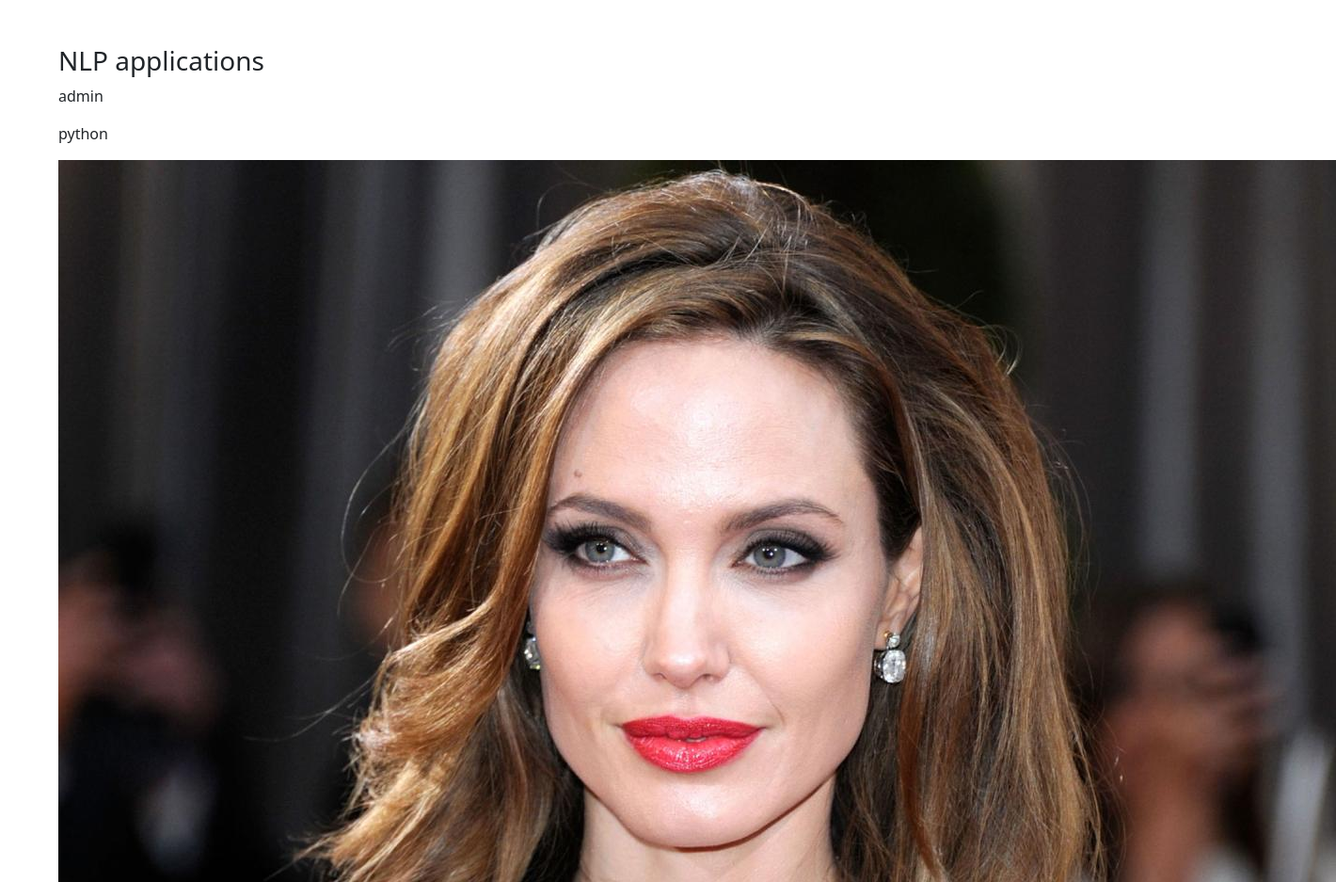
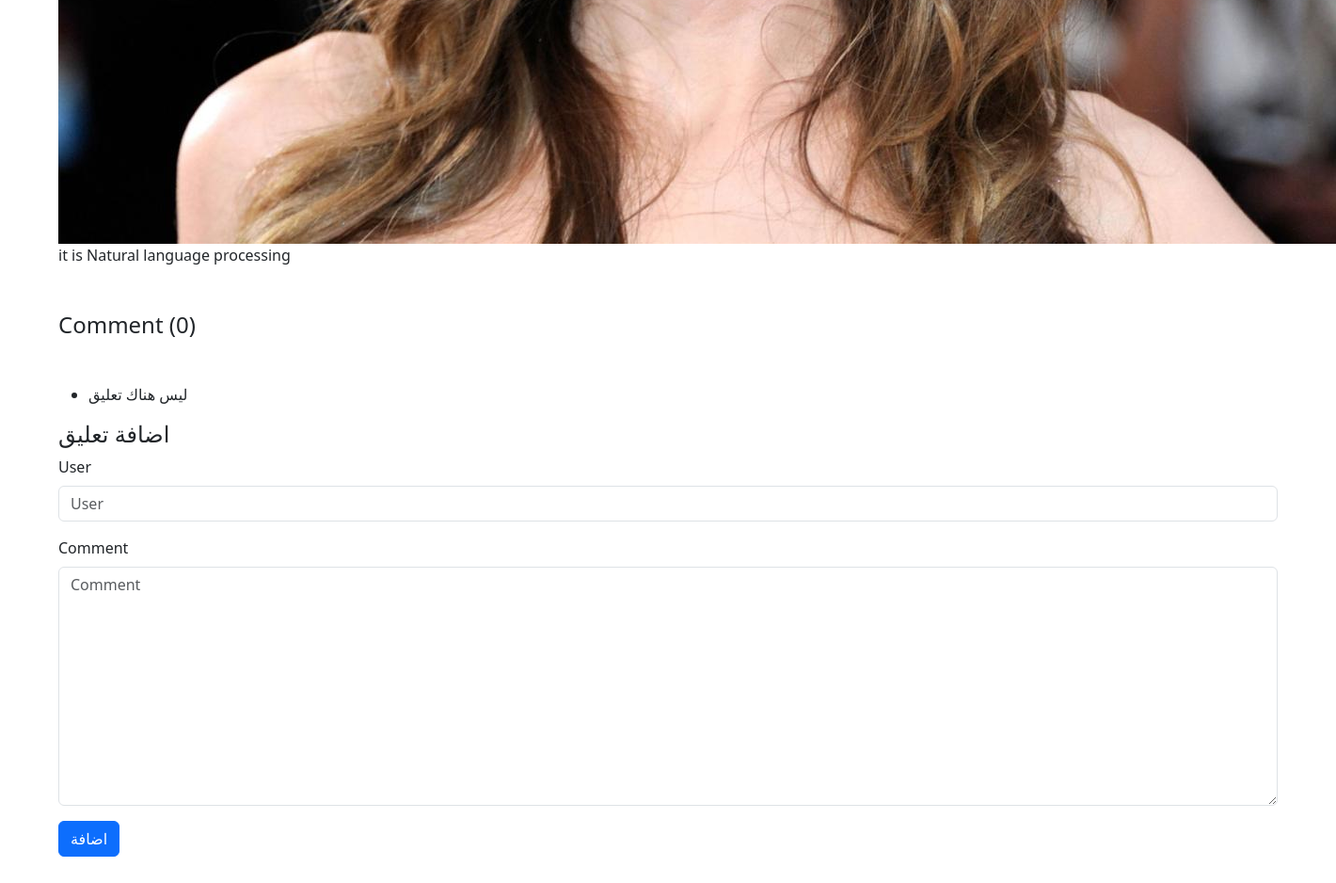
The page /posts/10 on the database its author committed (2 pictures, top to bottom).
### posts/models.py (models this page shows)
class Posts(models.Model):
    auther = models.ForeignKey(User,related_name='post_auther',on_delete=models.CASCADE)
    title = models.CharField(max_length=100)
    content = models.TextField(max_length=20000)
    draft = models.BooleanField(default=True)
    publish_date = models.DateTimeField(default=timezone.now)
    image = models.ImageField(upload_to='post')
    category = models.ForeignKey('Category',related_name='post_category',on_delete=models.SET_NULL,null=True)
    tags = TaggableManager()
    def __str__(self):
        return self.title

class Category(models.Model):
    name = models.CharField(max_length=100)
    def __str__(self):
        return self.name

### posts/views.py (the view)
# urls.py: path('posts/<int:pk>',post_detail),
def post_detail(request,pk):
    data = Posts.objects.get(id=pk )
    comments = Comment.objects.filter(post=data)
    if request.method == 'POST':
        form = CommentForm(request.POST)
        if form.is_valid():
            myform = form.save(commit=False)
            myform.post = data
            myform.save()
    else:
        form = CommentForm()
    context = {
        'post': data ,
        'comments': comments ,
        'form' : form
    }
    return render(request,'posts/posts_detail.html',context)

### posts/forms.py
class CommentForm(forms.ModelForm):
    class Meta:
        model = Comment
        fields = ['user','comment']

### posts/templates/posts/posts_detail.html (shortened to what this page needs)
{% load bootstrap5 %}
<!doctype html>
<html lang="en">
  <head>
    <link href="https://cdn.jsdelivr.net/npm/bootstrap@5.3.2/dist/css/bootstrap.min.css" rel="stylesheet">
  </head>
  <body>
<div class="container my-5">
    <div>
        <h3> {{post}}</h3>
        <p> {{post.auther}} </p>
        <p> {{post.category}} </p>
        <img src="{{post.image.url}}" alt="">
        <p>
            {{post.content|safe}}
        </p>
    </div>
    <div>
       <h4 class="my-5"> Comment ({{comments|length}}) </h4>
        <ul>
            {% for comment in comments %}
             <li>{{comment.user}} -- {{comment.comment}} </li>
            {% empty %}
            <li> ليس هناك تعليق </li>
            {% endfor %}
        </ul>
       <h4> اضافة تعليق </h4>
       <form method="post">
        {% bootstrap_form form %}
        {% buttons %}
            <button type="submit" class="btn btn-primary">اضافة</button>
        {% endbuttons %}
       </form>
    </div>
</div>
  </body>
</html>

### rows shown on the page
Posts: title "NLP applications", auther "admin", category "python", image (picture), content "it is Natural language processing"

### other values the page prints
{{ comments|length }} "0"
